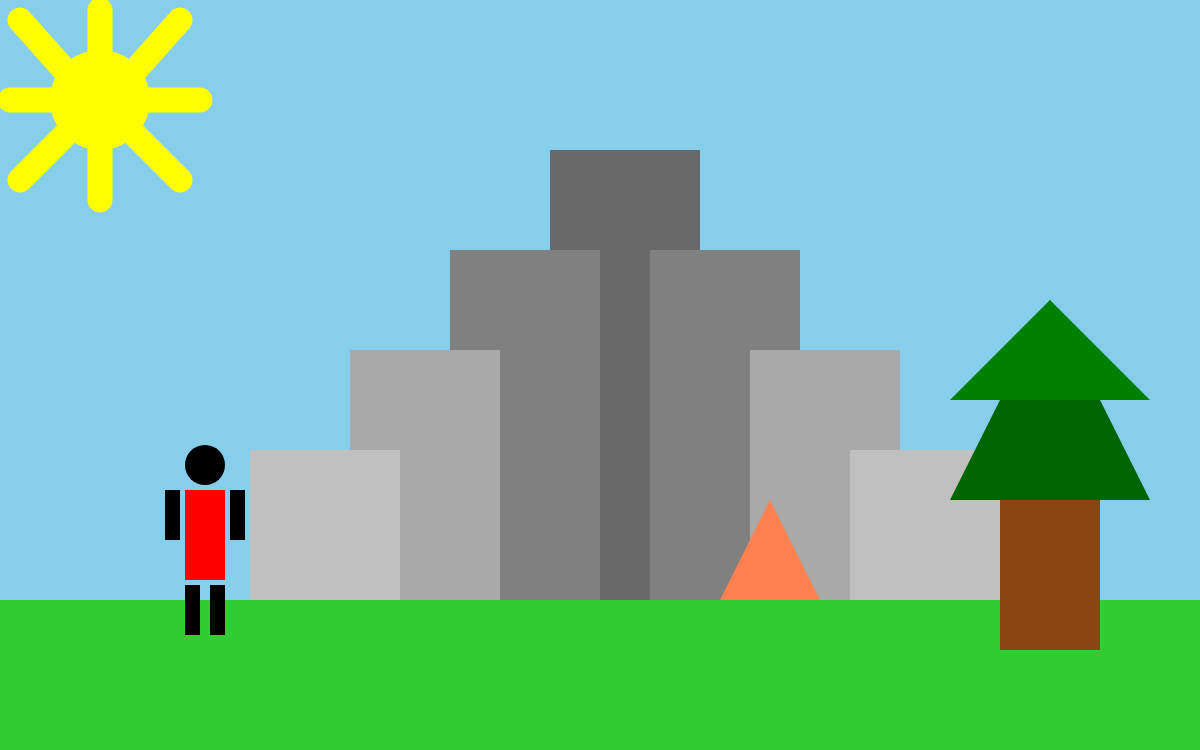
Frame 1 (no input)
Frame 60 (no input): identical to frame 1, image omitted
Frame 120 (the mouse pressed at the canvas centre since frame 60): identical to frame 1, image omitted

The p5.js sketch that drew this single still picture (run headless with seeded random() and noise() and a simulated clock; from frame 60 on, the mouse is pressed at the canvas centre):

// p5.js sketch
// ── sketch.js
let x = 200;
let y = 550;
let speed = 5;
let jumpSpeed = -15;
let gravity = 0.8;
let velocityY = 0; 
let isJumping = false; 

function setup() {
  createCanvas(1200, 750);
}

function draw() {
    noStroke();
  background("#87CEEB"); // Небо
  
  fill ("#32CD32"); // Цвет травы
  rect (0, 600, 1200, 150); // Трава
  
  fill ("#FFFF00"); // Цвет солнца
  ellipse (100, 100, 100); // Солнце
  
  stroke("#FFFF00");
  strokeWeight(25);
  line (100, 110, 20, 20); //лево-верх
  line (100, 100, 100, 10); //верх
  line (100, 110, 180, 20); //право-верх
  line (100, 100, 200, 100); //право
  line (100, 100, 180, 180); //право-вниз
  line (100, 100, 100, 200); //вниз
  line (100, 100, 20, 180); //лево-вниз
  line (100, 100, 10, 100); //лево-вниз
  
  noStroke();
  fill ("#696969");
  rect (550, 150, 150, 450); //Вершина
  
  fill ("#808080");
  rect (450, 250, 150, 350); //Вершина
  rect (650, 250, 150, 350);
  
  fill ("#A9A9A9");
  rect (350, 350, 150, 250); //Вершина
  rect (750, 350, 150, 250);
  
  fill ("#C0C0C0");
  rect (250, 450, 150, 150); //Вершина
  rect (850, 450, 150, 150);
  
  noStroke();
  fill ("#8B4513");
  rect (1000, 450, 100, 200); //Дерево
  
  fill ("#006400");
  triangle (1050, 300, 950, 500, 1150, 500); // лист ниже
  fill ("#008000")
  triangle (1050, 300, 950, 400, 1150, 400); // лист выше
  
  fill("#FF7F50");
  triangle (770, 500, 720, 600, 820, 600); // Препятствие
    
  // Персонаж
  fill("red");
  rect(x - 15, y - 60, 40, 90); // Тело
  fill("black");
  ellipse(x + 5, y - 85, 40); // Голова


  // Управление
    if (keyIsDown(65)) { // Влево
    x -= 5;
    rect(x - 20, y + 35, 15, 50); // Левая нога
    rect(x + 10, y + 35, 15, 50); // Правая нога
    rect(x - 35, y - 55, 15, 50); // Левая рука
    rect(x + 30, y - 60, 15, 50); // Правая рука
  } else if (keyIsDown(68)) { // Вправо
    x += 5;
    rect(x - 15, y + 35, 15, 50); // Левая нога
    rect(x + 15, y + 35, 15, 50); // Правая нога
    rect(x - 35, y - 60, 15, 50); // Левая рука
    rect(x + 30, y - 55, 15, 50); // Правая рука
  } else {
    rect(x - 15, y + 35, 15, 50); // Левая нога
    rect(x + 10, y + 35, 15, 50); // Правая нога
    rect(x - 35, y - 60, 15, 50); // Левая рука
    rect(x + 30, y - 60, 15, 50); // Правая рука
  }

  // Прыжок
  if (isJumping) {
    velocityY += gravity; 
    y += velocityY;
    
    if (y >= 550) {
      y = 550;
      isJumping = false;
      velocityY = 0;
    }
  } else if (keyIsDown(87)) {
    isJumping = true;
    velocityY = jumpSpeed;
  }
}
